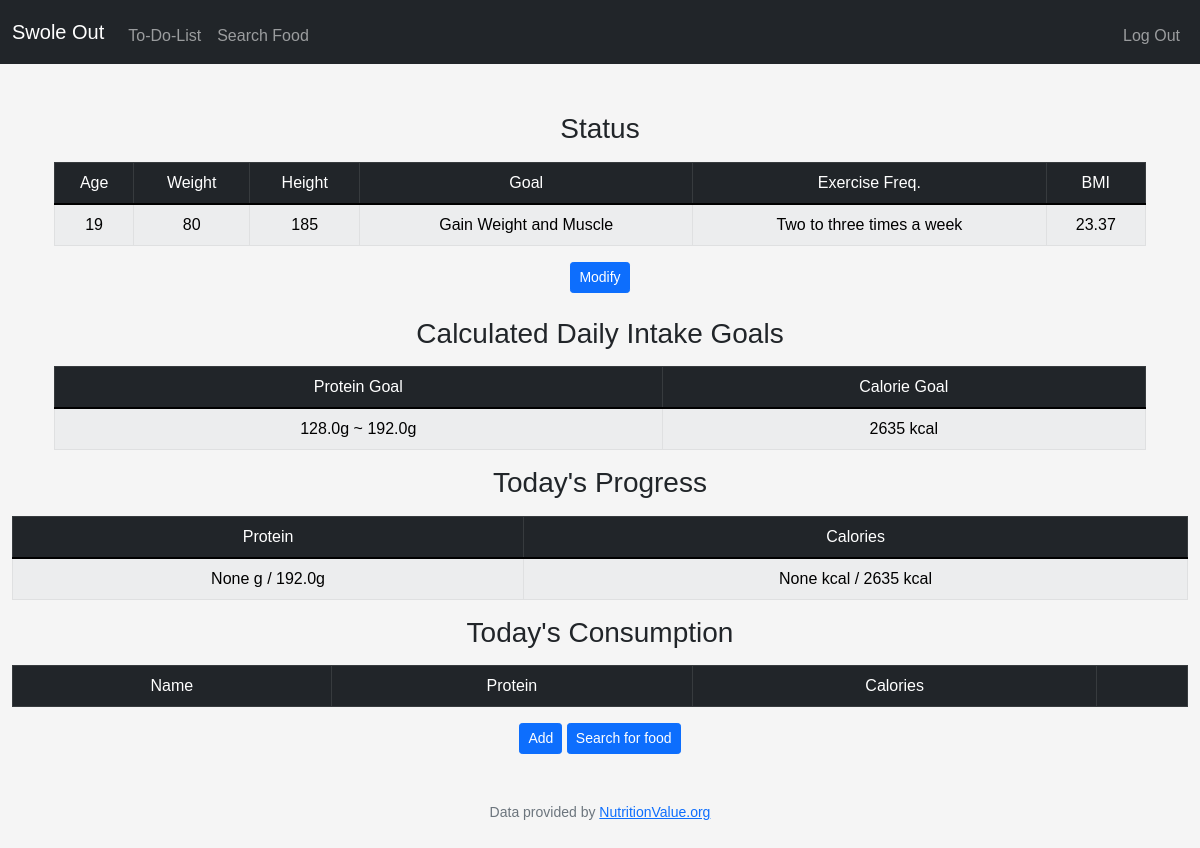
The page / (signed in) on the database its author committed.
### tables this page shows
CREATE TABLE build (
id INTEGER PRIMARY KEY AUTOINCREMENT NOT NULL,
user_id INT,
height NUMERIC NOT NULL,
weight NUMERIC NOT NULL,
freq NUMERIC NOT NULL,
goal NUMERIC NOT NULL, age NUMERIC NOT NULL DEFAULT(0), sex INT,
FOREIGN KEY (user_id) REFERENCES users(id)
);

### app.py (the view, shortened to what this page needs)
@app.route("/", methods=["GET", "POST"])
@login_required
def index():
    if request.method == "GET":
        bmi_res = bmi(session["user_id"])
        bmr_res = bmr(session["user_id"])
        body_type = define_user(session["user_id"], bmi_res)
        intake = calculate(session["user_id"], body_type, bmr_res)
        daily_diet = db.execute("SELECT * FROM daily_diet WHERE user_id = ? AND date = ?", session["user_id"], formatted_datetime)
        daily_progress = db.execute("SELECT SUM(protein) AS pro_sum, SUM(calories) AS cal_sum FROM daily_diet WHERE date = ? AND user_id = ?", formatted_datetime, session["user_id"])
        status = db.execute("SELECT * FROM build WHERE user_id = ?", session["user_id"])
        return render_template("index.html", protein_min=intake["pro_min"], protein_max=intake["pro_max"], calorie=round(intake["calorie"]), daily_diet=daily_diet, pro_progress=daily_progress[0]["pro_sum"], cal_progress=daily_progress[0]["cal_sum"], bmi=bmi_res, status=status)

### app.py (called while the page is built)
@app.after_request
def after_request(response):
    response.headers["Cache-Control"] = "no-cache, no-store, must-revalidate"
    response.headers["Expires"] = 0
    response.headers["Pragma"] = "no-cache"
    return response

### helpers.py (called while the page is built)
def login_required(f):
    @wraps(f)
    def decorated_function(*args, **kwargs):
        if session.get("user_id") is None:
            return redirect("/login")
        return f(*args, **kwargs)
    return decorated_function

def define_user(user_id, bmi):
    data = db.execute("SELECT * FROM build WHERE user_id = ?", user_id)
    body_type = {}
    if bmi <= 18.5:
        body_type["bmi"] = 0
    elif bmi > 18.5 and bmi <= 24.9:
        body_type["bmi"] = 1
    elif bmi >= 25 and bmi <= 29.9:
        body_type["bmi"] = 2
    else:
        body_type["bmi"] = 3
    if data[0]["freq"] == 0:
        body_type["exercise_level"] = "sedentary"
    else:
        body_type["exercise_level"] = "active"
    return body_type

def bmi(user_id):
    data = db.execute("SELECT height, weight FROM build WHERE user_id = ?", user_id)
    return float("{:.2f}".format(float(data[0]["weight"] / (float(data[0]["height"])/100) ** 2)))

def bmr(user_id):
    data = db.execute("SELECT sex, age, height, weight FROM build WHERE user_id = ?", user_id)
    if data[0]["sex"] == 0:
        return 10 * data[0]["weight"] + 6.25 * data[0]["height"] - 5 * data[0]["age"] + 5
    else:
        return 10 * data[0]["weight"] + 6.25 * data[0]["height"] - 5 * data[0]["age"] - 161

### templates/index.html (shortened to what this page needs)
{% extends "layout.html" %}
{% block main %}
    <div class="container">
        <div class="container">
            <h3 class="mb-3">Status</h3>
            <table class="table mb-3 table-dark table-bordered table-striped">
                <thead>
                    <tr>
                        <td>Age</td>
                        <td>Weight</td>
                        <td>Height</td>
                        <td>Goal</td>
                        <td>Exercise Freq.</td>
                        <td>BMI</td>
                    </tr>
                </thead>
                <tbody class="table-light">
                    <tr>
                        <td>{{ status[0]["age"] }}</td>
                        <td>{{ status[0]["weight"] }}</td>
                        <td>{{ status[0]["height"] }}</td>
                        {% if status[0]["goal"]  == 0 %}
                        <td>Body Weight Maintenance</td>
                        {% elif status[0]["goal"] == 1 %}
                        <td>Gain Weight and Muscle</td>
                        {% elif status[0]["goal"] == 1 %}
                        <td>Lose Weight</td>
                        {% endif %}
                        {% if status[0]["freq"] == 0 %}
                        <td>No exercise at all!</td>
                        {% elif status[0]["freq"] == 1 %}
                        <td>Two to three times a week</td>
                        {% else %}
                        <td>Everyday</td>
                        {% endif %}
                        <td>{{ bmi }}</td>
                    </tr>
                </tbody>
            </table>
        </div>
        <div class="container mb-4">
            <button class="btn btn-sm btn-primary" data-bs-toggle="modal" data-bs-target="#modalmod">Modify</button>
        </div>
        <div class="container">
            <h3 class="mb-3">Calculated Daily Intake Goals</h3>
            <table class="table mb-3 table-dark table-bordered table-striped">
                <thead>
                    <tr>
                        <td>Protein Goal</td>
                        <td>Calorie Goal</td>
                    </tr>
                </thead>
                <tbody class="table-light">
                    <tr>
                        <td>{{ protein_min }}g ~ {{ protein_max }}g</td>
                        <td>{{ calorie }} kcal</td>
                    </tr>
                </tbody>
            </table>
        </div>
    </div>
    <h3 class="mb-3">Today's Progress</h3>
    <table class="table table-dark table-bordered table-striped">
        <thead>
            <tr>
                <td>Protein</td>
                <td>Calories</td>
            </tr>
        </thead>
        <tbody class="table-light">
            <tr>
                <td>{{ pro_progress }} g / {{ protein_max }}g</td>
                <td>{{ cal_progress }} kcal / {{calorie}} kcal </td>
            </tr>
        </tbody>
    </table>
    <h3 class="mb-3">Today's Consumption</h3>
    <table class="table table-bordered table-dark table-striped align-middle">
        <thead>
            <tr>
                <td>Name</td>
                <td>Protein</td>
                <td>Calories</td>
                <td></td>
            </tr>
        </thead>
    </table>
    <div class="container">
        <button class="btn btn-sm btn-primary" data-bs-toggle="modal" data-bs-target="#modal">Add</button>
        <a href="/search" class="btn btn-sm btn-primary">Search for food</a>
    </div>
{% endblock %}

### static/styles.css (style rules this page uses)
body { background-color: #f5f5f5; }
* { font-family: Arial, Helvetica, sans-serif; }

### rows shown on the page
build: age "19", weight "80", height "185"

### other values the page prints
{{ bmi }} "23.37"
{{ protein_min }} "128.0"
{{ protein_max }} "192.0"
{{ calorie }} "2635"
{{ pro_progress }} "None"
{{ cal_progress }} "None"
